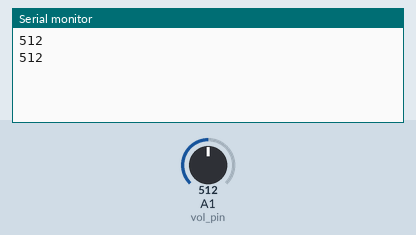
Recording of a sketch running on a simulated Arduino Uno, built with avr-gcc and run on an emulated ATmega328P. Parts: the last lines printed to the serial monitor. Inputs (shaded band) come from the test bench; at power-on: A1 (vol_pin) = 512.

Above: at 1.8 s.
1.9 s: A1 (vol_pin) set to 716
At 2.6 s:
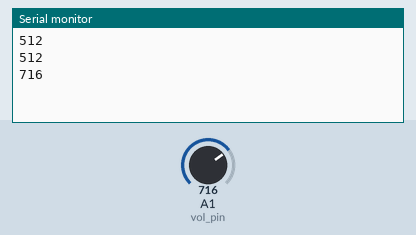
3.4 s: A1 (vol_pin) set to 900
At 4.8 s:
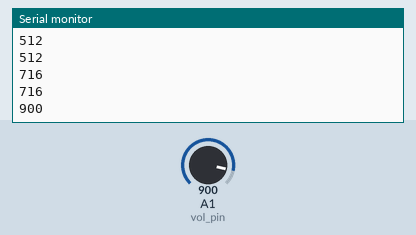
Timing chart, 0 to 6.4 s (numbered marks = the images above; inputs shaded):
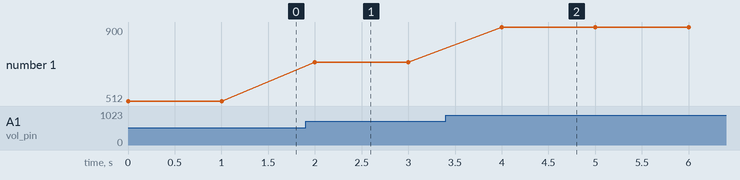

The sketch:

2020_01_14.ino
```cpp
const int vol_pin = 1;
void setup() {
  Serial.begin(9600);  // シリアル通信速度
}
void loop() {
  int ain = analogRead(vol_pin);
  //入力を書き出す
  Serial.println(ain);
  delay(1000);
}
```

Measured:
- after the input at 1.9 s, the serial monitor: prints a new line after 0.10 s (image 1)
- after the input at 3.4 s, the serial monitor: prints a new line after 0.60 s (image 2)
- plotted number 1: 512 → 716 after the input at 1.9 s, 716 → 900 after the input at 3.4 s
